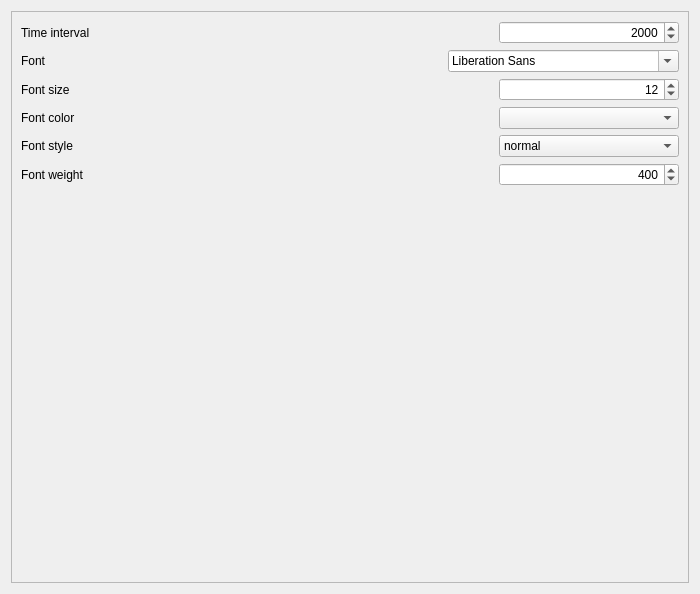
<?xml version="1.0" encoding="UTF-8"?>
<ui version="4.0">
 <class>AppearanceWindow</class>
 <widget class="QWidget" name="AppearanceWindow">
  <property name="geometry">
   <rect>
    <x>0</x>
    <y>0</y>
    <width>700</width>
    <height>594</height>
   </rect>
  </property>
  <property name="sizePolicy">
   <sizepolicy hsizetype="Expanding" vsizetype="Expanding">
    <horstretch>0</horstretch>
    <verstretch>0</verstretch>
   </sizepolicy>
  </property>
  <property name="minimumSize">
   <size>
    <width>700</width>
    <height>0</height>
   </size>
  </property>
  <property name="maximumSize">
   <size>
    <width>16777215</width>
    <height>16777215</height>
   </size>
  </property>
  <property name="windowTitle">
   <string>Appearance configuration</string>
  </property>
  <layout class="QGridLayout" name="gridLayout">
   <item row="0" column="0">
    <widget class="QScrollArea" name="scrollArea_appearance">
     <property name="widgetResizable">
      <bool>true</bool>
     </property>
     <widget class="QWidget" name="contents_appearance">
      <property name="geometry">
       <rect>
        <x>0</x>
        <y>0</y>
        <width>684</width>
        <height>578</height>
       </rect>
      </property>
      <layout class="QVBoxLayout" name="verticalLayout_10">
       <item>
        <layout class="QHBoxLayout" name="layout_interval">
         <item>
          <widget class="QLabel" name="label_interval">
           <property name="minimumSize">
            <size>
             <width>200</width>
             <height>0</height>
            </size>
           </property>
           <property name="text">
            <string>Time interval</string>
           </property>
          </widget>
         </item>
         <item>
          <spacer name="spacer_interval">
           <property name="orientation">
            <enum>Qt::Horizontal</enum>
           </property>
           <property name="sizeHint" stdset="0">
            <size>
             <width>40</width>
             <height>20</height>
            </size>
           </property>
          </spacer>
         </item>
         <item>
          <widget class="QSpinBox" name="spinBox_interval">
           <property name="minimumSize">
            <size>
             <width>180</width>
             <height>0</height>
            </size>
           </property>
           <property name="alignment">
            <set>Qt::AlignRight|Qt::AlignTrailing|Qt::AlignVCenter</set>
           </property>
           <property name="minimum">
            <number>1</number>
           </property>
           <property name="maximum">
            <number>10000</number>
           </property>
           <property name="singleStep">
            <number>500</number>
           </property>
           <property name="value">
            <number>2000</number>
           </property>
          </widget>
         </item>
        </layout>
       </item>
       <item>
        <layout class="QHBoxLayout" name="layout_font">
         <item>
          <widget class="QLabel" name="label_font">
           <property name="minimumSize">
            <size>
             <width>200</width>
             <height>0</height>
            </size>
           </property>
           <property name="text">
            <string>Font</string>
           </property>
          </widget>
         </item>
         <item>
          <spacer name="spacer_font">
           <property name="orientation">
            <enum>Qt::Horizontal</enum>
           </property>
           <property name="sizeHint" stdset="0">
            <size>
             <width>40</width>
             <height>20</height>
            </size>
           </property>
          </spacer>
         </item>
         <item>
          <widget class="QFontComboBox" name="fontComboBox">
           <property name="minimumSize">
            <size>
             <width>180</width>
             <height>0</height>
            </size>
           </property>
          </widget>
         </item>
        </layout>
       </item>
       <item>
        <layout class="QHBoxLayout" name="layout_size">
         <item>
          <widget class="QLabel" name="label_size">
           <property name="minimumSize">
            <size>
             <width>200</width>
             <height>0</height>
            </size>
           </property>
           <property name="text">
            <string>Font size</string>
           </property>
          </widget>
         </item>
         <item>
          <spacer name="spacer_size">
           <property name="orientation">
            <enum>Qt::Horizontal</enum>
           </property>
           <property name="sizeHint" stdset="0">
            <size>
             <width>40</width>
             <height>20</height>
            </size>
           </property>
          </spacer>
         </item>
         <item>
          <widget class="QSpinBox" name="spinBox_size">
           <property name="minimumSize">
            <size>
             <width>180</width>
             <height>0</height>
            </size>
           </property>
           <property name="alignment">
            <set>Qt::AlignRight|Qt::AlignTrailing|Qt::AlignVCenter</set>
           </property>
           <property name="minimum">
            <number>1</number>
           </property>
           <property name="maximum">
            <number>99</number>
           </property>
           <property name="singleStep">
            <number>1</number>
           </property>
           <property name="value">
            <number>12</number>
           </property>
          </widget>
         </item>
        </layout>
       </item>
       <item>
        <layout class="QHBoxLayout" name="layout_color">
         <item>
          <widget class="QLabel" name="label_color">
           <property name="minimumSize">
            <size>
             <width>200</width>
             <height>0</height>
            </size>
           </property>
           <property name="text">
            <string>Font color</string>
           </property>
          </widget>
         </item>
         <item>
          <spacer name="spacer_color">
           <property name="orientation">
            <enum>Qt::Horizontal</enum>
           </property>
           <property name="sizeHint" stdset="0">
            <size>
             <width>40</width>
             <height>20</height>
            </size>
           </property>
          </spacer>
         </item>
         <item>
          <widget class="KColorCombo" name="kcolorcombo">
           <property name="minimumSize">
            <size>
             <width>180</width>
             <height>0</height>
            </size>
           </property>
          </widget>
         </item>
        </layout>
       </item>
       <item>
        <layout class="QHBoxLayout" name="layout_style">
         <item>
          <widget class="QLabel" name="label_style">
           <property name="minimumSize">
            <size>
             <width>200</width>
             <height>0</height>
            </size>
           </property>
           <property name="text">
            <string>Font style</string>
           </property>
          </widget>
         </item>
         <item>
          <spacer name="spacer_style">
           <property name="orientation">
            <enum>Qt::Horizontal</enum>
           </property>
           <property name="sizeHint" stdset="0">
            <size>
             <width>40</width>
             <height>20</height>
            </size>
           </property>
          </spacer>
         </item>
         <item>
          <widget class="QComboBox" name="comboBox_style">
           <property name="minimumSize">
            <size>
             <width>180</width>
             <height>0</height>
            </size>
           </property>
           <item>
            <property name="text">
             <string notr="true">normal</string>
            </property>
           </item>
           <item>
            <property name="text">
             <string notr="true">italic</string>
            </property>
           </item>
          </widget>
         </item>
        </layout>
       </item>
       <item>
        <layout class="QHBoxLayout" name="layout_weight">
         <item>
          <widget class="QLabel" name="label_weight">
           <property name="minimumSize">
            <size>
             <width>200</width>
             <height>0</height>
            </size>
           </property>
           <property name="text">
            <string>Font weight</string>
           </property>
          </widget>
         </item>
         <item>
          <spacer name="spacer_weight">
           <property name="orientation">
            <enum>Qt::Horizontal</enum>
           </property>
           <property name="sizeHint" stdset="0">
            <size>
             <width>40</width>
             <height>19</height>
            </size>
           </property>
          </spacer>
         </item>
         <item>
          <widget class="QSpinBox" name="spinBox_weight">
           <property name="minimumSize">
            <size>
             <width>180</width>
             <height>0</height>
            </size>
           </property>
           <property name="alignment">
            <set>Qt::AlignRight|Qt::AlignTrailing|Qt::AlignVCenter</set>
           </property>
           <property name="minimum">
            <number>100</number>
           </property>
           <property name="maximum">
            <number>900</number>
           </property>
           <property name="singleStep">
            <number>100</number>
           </property>
           <property name="value">
            <number>400</number>
           </property>
          </widget>
         </item>
        </layout>
       </item>
       <item>
        <spacer name="spacer_text">
         <property name="orientation">
          <enum>Qt::Vertical</enum>
         </property>
         <property name="sizeHint" stdset="0">
          <size>
           <width>20</width>
           <height>40</height>
          </size>
         </property>
        </spacer>
       </item>
      </layout>
     </widget>
    </widget>
   </item>
  </layout>
 </widget>
 <customwidgets>
  <customwidget>
   <class>KColorCombo</class>
   <extends>QComboBox</extends>
   <header>kcolorcombo.h</header>
  </customwidget>
 </customwidgets>
 <resources/>
 <connections/>
</ui>
